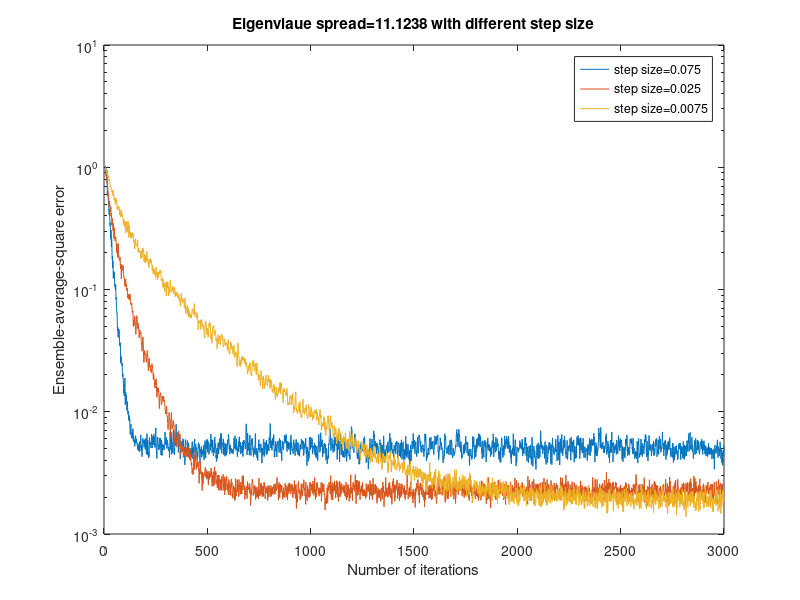
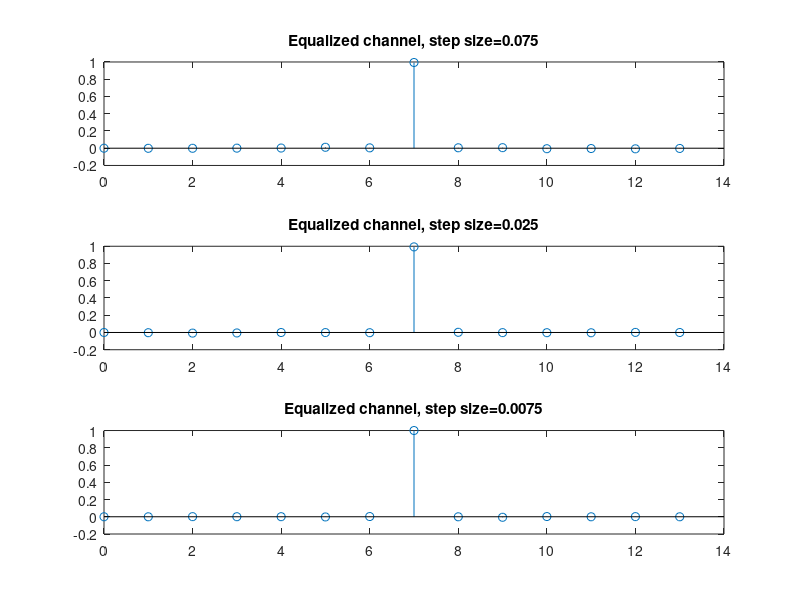
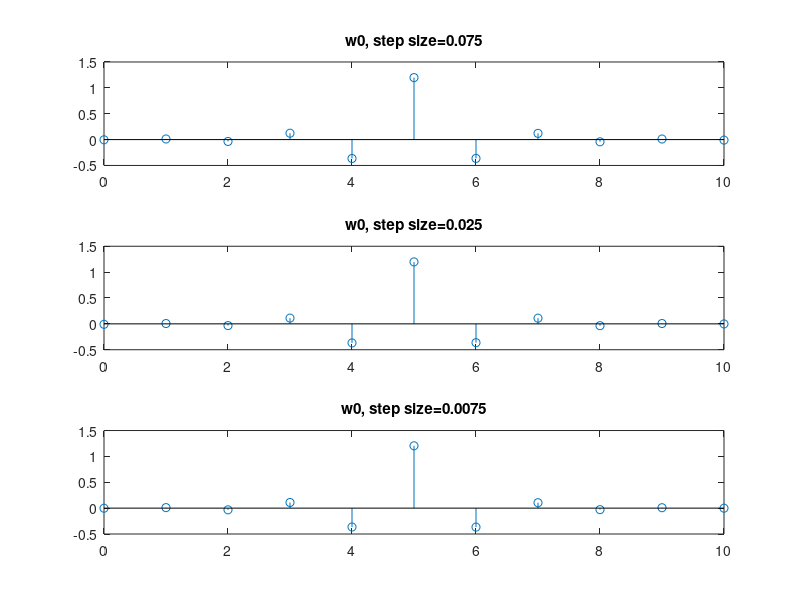

Recreate these plots in MATLAB, in order.

clear all
W=3.1;
%W=[2.9 3.3 3.5]
step_size=[0.075 0.025 0.0075];
%step_size=0.025

noise_power=0.001;
M = 11;
N = 3001;
K=200;
delay = 7;
J = zeros(length(step_size),N);
w_LMS=zeros(length(step_size),M);
for s=1:length(step_size)
    n = 1:3;
    h1 = 0.5*(1+cos((2*pi/W)*(n-2)));    
    h = [zeros(1) h1];
    ww=zeros(K,M);
    JJ= zeros(K,N);
    H=[h zeros(1,M-1)];
    for jj=2:M
        H(jj,:)=circshift(H(jj-1,:),1);
    end
    R=H*H.'+noise_power*eye(M);

    [V D] = eig(R);
    eigen_v = diag(D);
    eigen_spread = max(eigen_v)/min(eigen_v)
    for i=1:K
        x=(rand(1,N)>0.5)*2-1;
        u=conv(x,h);
        u=u+sqrt(noise_power)*randn(1,length(u));
        u=u(1:end-3);
        w=zeros(1,M);
        for n=1:N
            if n<M
                 u2=[u(n:-1:1) zeros(1,M-n)];
            else
                u2=u(n:-1:n-(M-1));
            end
            y=w*u2';
            if n>delay
                e=x(n-delay)-y;
                w=w+step_size(s)*e*u2;
                JJ(i,n)=abs(e)^2;
            end
        end
        ww(i,:)=w;
    end
    w_LMS(s,:)=ww(1,:);
    J(s,:)=sum(JJ,1)/K;
end
figure(1)
semilogy(0:N-1,J);
legend('step size=0.075','step size=0.025','step size=0.0075')
title('Eigenvlaue spread=11.1238 with different step size')
%title('Step size=0.025 with different eigenvalue spread')
%legend('eigenvalue spread=6.0782','eigenvalue spread=21.7132','eigenvalue spread=46.8216')
xlabel('Number of iterations')
ylabel('Ensemble-average-square error')
axis([0 N-1 10^-3 10^1]);

figure(2)
subplot(3,1,1)
stem(0:length(conv(w_LMS(1,:),h))-1,conv(w_LMS(1,:),h));
title('Equalized channel, step size=0.075');
subplot(3,1,2)
stem(0:length(conv(w_LMS(2,:),h))-1,conv(w_LMS(2,:),h));
title('Equalized channel, step size=0.025');
subplot(3,1,3)
stem(0:length(conv(w_LMS(3,:),h))-1,conv(w_LMS(3,:),h));
title('Equalized channel, step size=0.0075');

figure(3)
subplot(3,1,1)
stem(0:length(w_LMS(1,:))-1,w_LMS(1,:));
title('w0, step size=0.075');
subplot(3,1,2)
stem(0:length(w_LMS(2,:))-1,w_LMS(2,:));
title('w0, step size=0.025');
subplot(3,1,3)
stem(0:length(w_LMS(3,:))-1,w_LMS(3,:));
title('w0, step size=0.0075');
